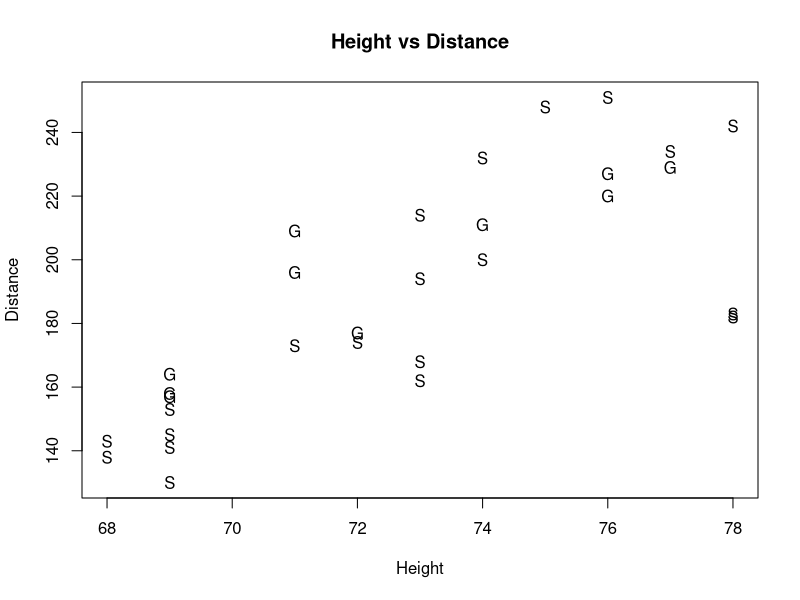
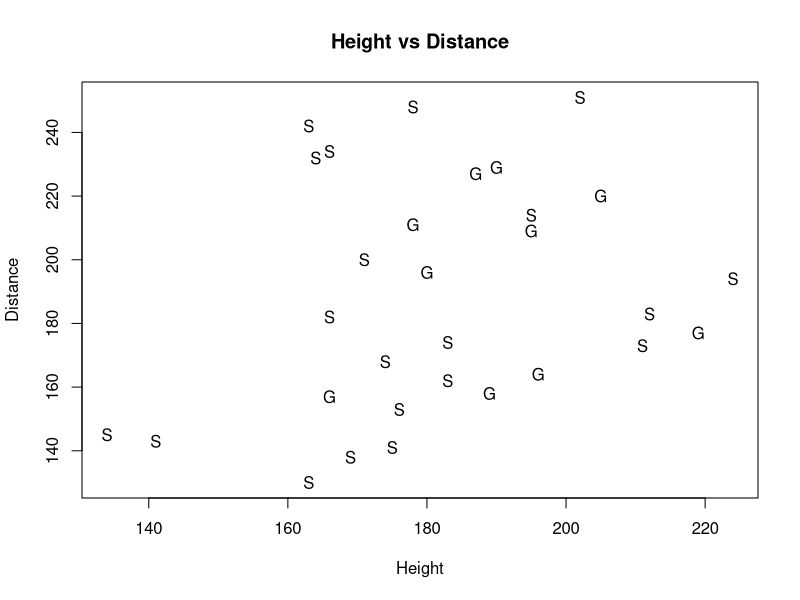
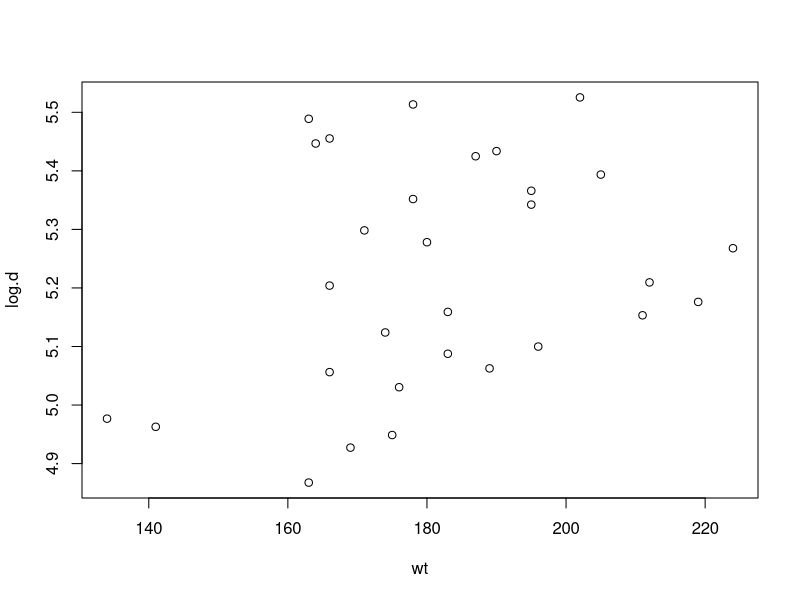
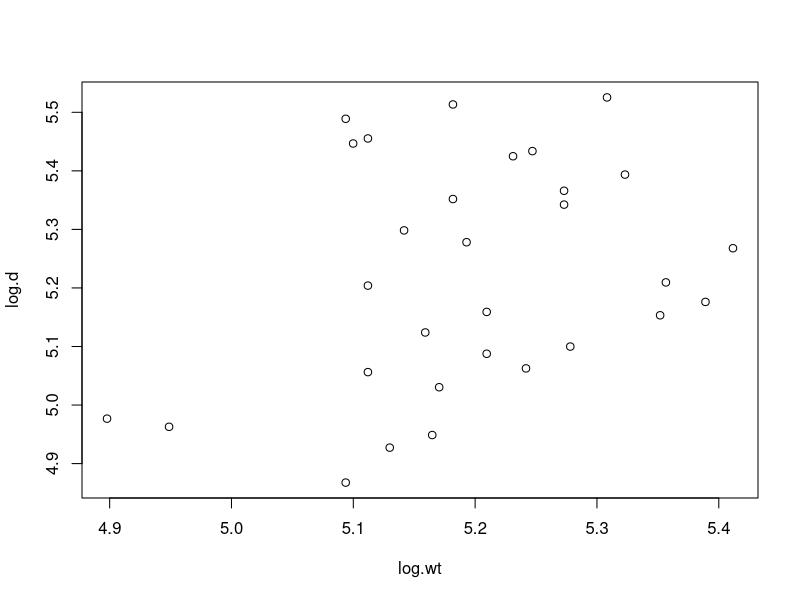
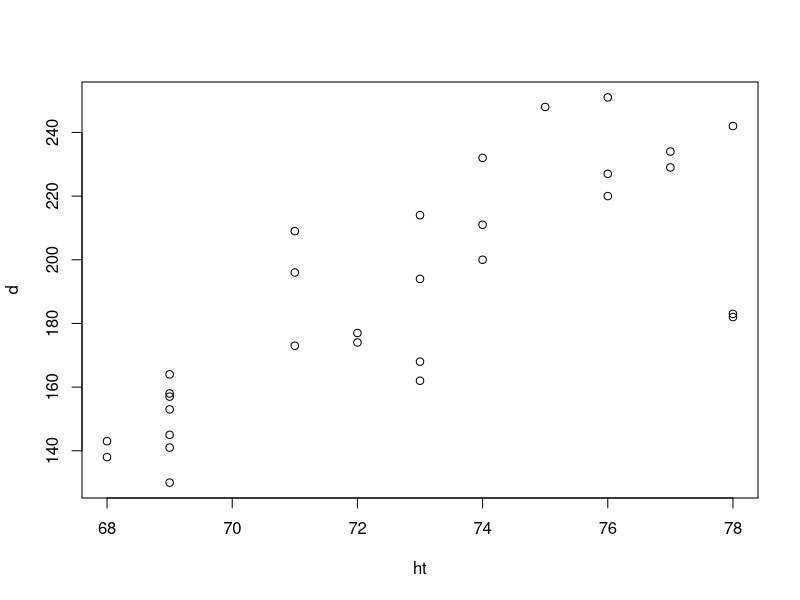
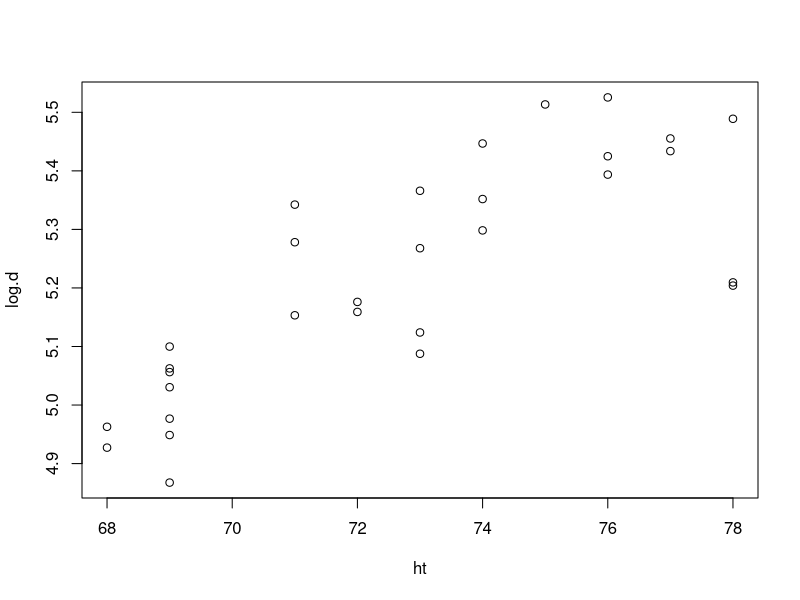
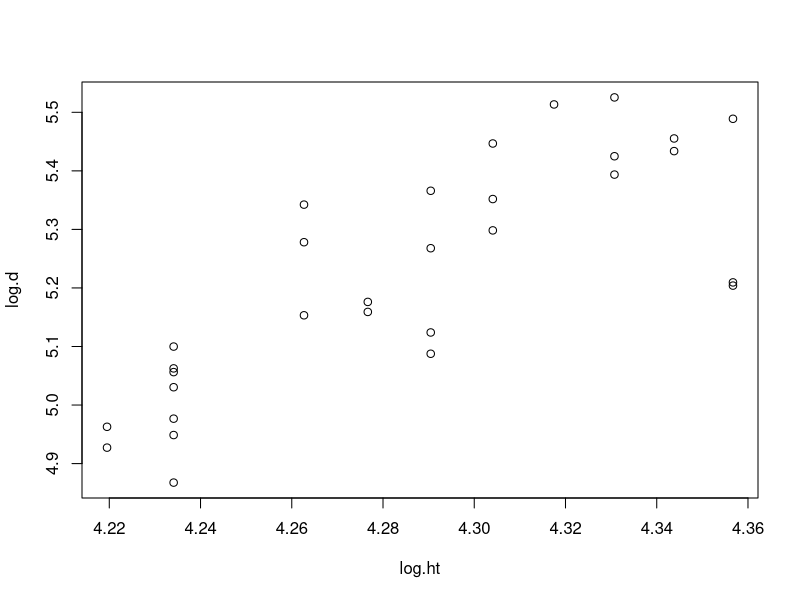
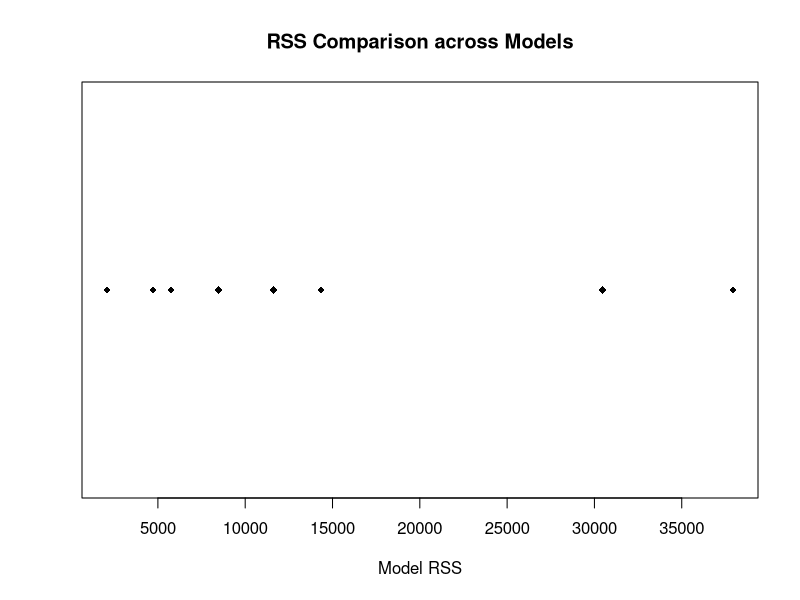

Recreate these plots in R, in order.
swings <-1:30
ht <- c(71,71,76,77,74,69,69,76,69,72,
        73,75,69,74,73,77,76,78,68,69,
        78,72,78,69,71,73,73,74,68,69)
log.ht <- log(ht)

wt <- c(180,195,205,190,178,196,166,187,189,219,
        195,178,175,164,224,166,202,163,169,134,
        166,183,212,176,211,183,174,171,141,163)
log.wt <- log(wt)

d <- c(196,209,220,229,211,164,157,227,158,177,
       214,248,141,232,194,234,251,242,138,145,
       182,174,183,153,173,162,168,200,143,130)
log.d <- log(d)

shaft <- c(rep('Gr',10),rep('S1',10),rep('S2',10))

# Make indicator variables for soil quality categories
sg <- ifelse(shaft=='Gr',1,0)  # for graphite shaft
s1 <- ifelse(shaft=='S1',1,0)  # for steel 1 shaft
s2 <- ifelse(shaft=='S2',1,0)  # for steel 2 shaft 

data.set <- data.frame(ht,wt,d,sg,s1,s2)
data.set

plot(d~ht,xlab="Height",ylab="Distance",type="n",
     main="Height vs Distance")
points(ht[s1==1],          d[s1==1],          pch="S1")
points(ht[s2==1],          d[s2==1],          pch="S2")
points(ht[s1==0 & s2==0],  d[s1==0 & s2==0],  pch="Gr")

plot(d~wt,xlab="Height",ylab="Distance",type="n",
     main="Height vs Distance")
points(wt[s1==1],          d[s1==1],          pch="S1")
points(wt[s2==1],          d[s2==1],          pch="S2")
points(wt[s1==0 & s2==0],  d[s1==0 & s2==0],  pch="Gr")

plot(wt, log.d)
plot(log.wt, log.d)
plot(ht, d)
plot(ht, log.d)
plot(log.ht, log.d)


#Single Mean
model.1 <- lm(d ~ 1)
summary(model.1)
aov(model.1)

#SLR
model.2 <- lm(d ~ ht + wt)
summary(model.2)
aov(model.2)

#Multi Mean (ANOVA)
model.3 <- lm(d ~ s1 + s2)
summary(model.3)
aov(model.3)

#Quadratic
model.4 <- lm(d ~ ht + I(ht^2) + wt + I(wt^2))
summary(model.4)
aov(model.4)

#SLR common slope without interaction
model.5 <- lm(d ~ ht + wt + s1 + s2)
summary(model.5)
aov(model.5)

#Quadratic without interaction
model.6 <- lm(d ~ ht + I(ht^2) + wt + I(wt^2) + s1 + s2)
summary(model.6)
aov(model.6)

#SLR with interaction
model.7 <- lm(d ~ ht + ht*s1 + ht*s2 + wt + wt*s1 + wt*s2 + s1 + s2)
summary(model.7)
aov(model.7)

# Quadratic with interaction
model.8 <- lm(d ~ ht + ht*s1 + ht*s2 + I(ht^2) + I(ht^2)*s1 + I(ht^2)*s2 + wt + wt*s1 + wt*s2 + I(wt^2) + I(wt^2)*s1 + I(wt^2)*s2 + s1 + s2)
summary(model.8)
aov(model.8)

anova(model.1,model.2)        # Single mean vs SLR
anova(model.1,model.3)        # Single mean vs ANOVA

anova(model.2,model.4)        # SLR vs Quad
anova(model.2,model.5)       # SLR vs Common Slope

anova(model.3,model.5)        # ANOVA vs Common slope

anova(model.4, model.6)       # Quad vs Quad without interaction

anova(model.5,model.7)        # Common slope vs Separate slope 
anova(model.5,model.6)        # Common slope vs Quad no interaction

anova(model.6, model.8)       # Quad without interaction vs Quad with interaction
anova(model.7, model.8)       # Separate Slope vs Quad with interaction

RSS <- c(37933.5, 14350.652, 30456.1, 11629.800, 8470.952, 5751.845, 4728.033, 2087.649)
stripchart(RSS, method = "stack", pch = 18, main = "RSS Comparison across Models", xlab = "Model RSS")

log.RSS <- log(RSS)
stripchart(log(RSS), method = "stack", pch = 18, main = "log(RSS) Comparison across Models", xlab = "Model log(RSS)")

# Make a leverage plot with threshold horizontal line
leverage.out <- lm.influence(model.5)$hat
leverage.out
sort(leverage.out)
plot(leverage.out, type="h", ylim=c(0,1),main="Leverage Plot")
threshold <- 2*length(model.5$coeff)/length(leverage.out)
abline(h=threshold,lwd=2,lty=2)

# Calculate and plot studentized residuals
cbind(rstandard(model.5),rstudent(model.5))
rstudent(model.5)
plot(model.5$fit,rstudent(model.5), type="n", 
     main="Externally Studentized Residuals")
text(model.5$fit,rstudent(model.5), swings)
abline(h=-3,lwd=1.5,lty=2) 
abline(h=-2,lwd=1.5,lty=2)
abline(h= 0,lwd=1.5,lty=2)
abline(h= 2,lwd=1.5,lty=2)
abline(h= 3,lwd=1.5,lty=2)

# Make a plot of Cook's distances
cooks.out <- cooks.distance(model.5)
cooks.out
sort(cooks.out)
plot(swings,cooks.distance(model.5),  type="h", 
     main="Cook's Distances")
abline(h= 1,lwd=1.5,lty=2)  

plot(leverage.out, cooks.out, type = 'n', main="Cooks Distance vs Leverages")
text(leverage.out, cooks.out, swings)
abline(h=1, lty=2)
abline(v=threshold, lty=2)

